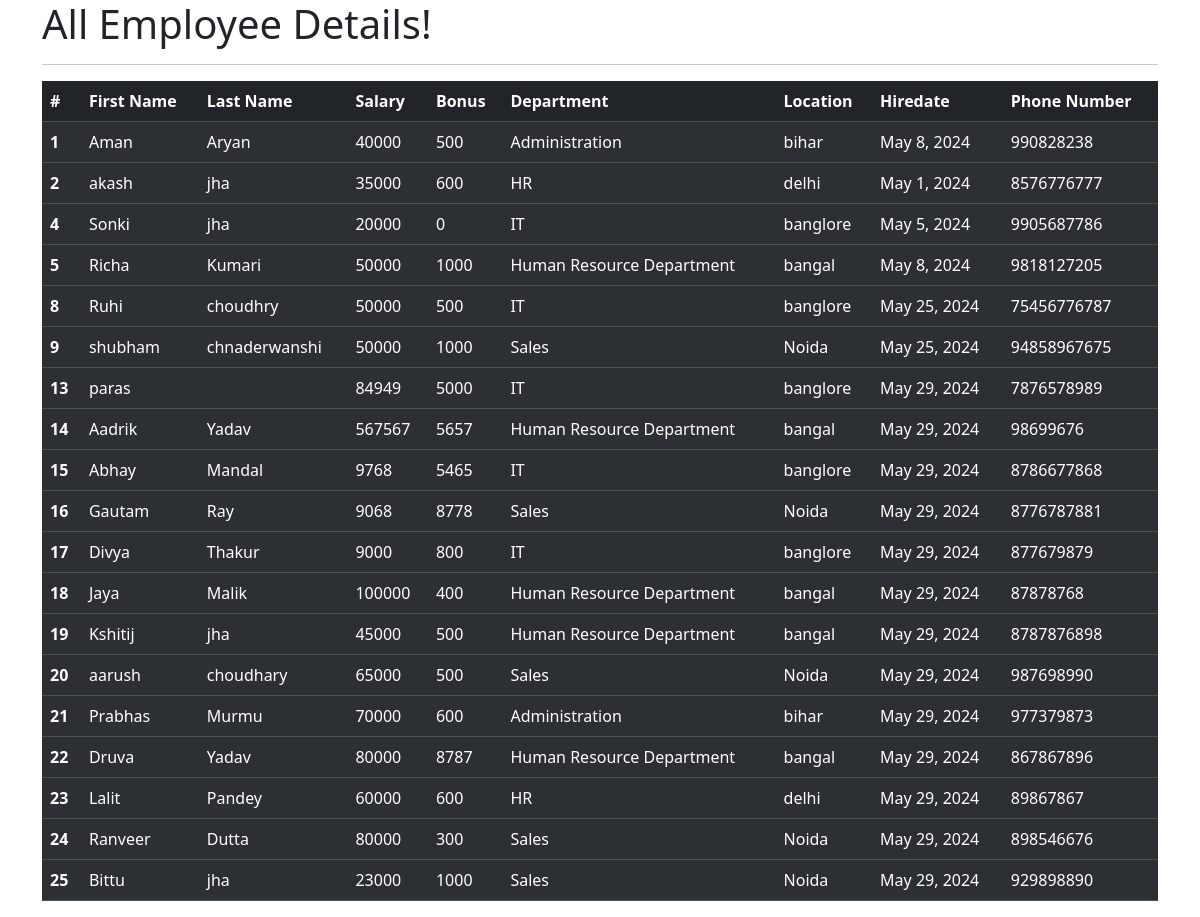
The app's page /all_emp with its own data.
### emp_app/models.py (models this page shows)
class Employee(models.Model):
    first_name = models.CharField(max_length=100, null=False)
    last_name = models.CharField(max_length=100)
    dept = models.ForeignKey(Department,on_delete=models.CASCADE)
    salary = models.IntegerField(max_length=1000000000000)
    bonus = models.IntegerField(default=0)
    phone = models.IntegerField(default=0)
    hire_date = models.DateField()
    def __str__(self):
        return "%s %s %s" %(self.first_name,self.last_name,self.phone)

class Department(models.Model):
    name =models.CharField(max_length=100, null=False)
    location =models.CharField(max_length=100)
    class Role(models.Model):
        name =models.CharField(max_length=100, null=False)

### emp_app/views.py (the view)
# urls.py: path('all_emp', views.all_emp, name='all_emp'),
def all_emp(request):
   emps = Employee.objects.all()
   context = {
       'emps':emps
   }
   print(context)
   return render(request, 'all_emp.html',context)

### emp_app/template/all_emp.html (shortened to what this page needs)
<!doctype html>
<html lang="en">
<head>
  <link href="https://cdn.jsdelivr.net/npm/bootstrap@5.3.3/dist/css/bootstrap.min.css" rel="stylesheet"
>
</head>
<body>
  <div class="container">
    <h1>All Employee Details!</h1>
    <hr>
    <table class="table table-dark table-striped">
      <thead>
        <tr>
          <th scope="col">#</th>
          <th scope="col">First Name</th>
          <th scope="col">Last Name</th>
          <th scope="col">Salary</th>
          <th scope="col">Bonus</th>
          <th scope="col">Department</th>
          <th scope="col">Location</th>
          <th scope="col">Hiredate</th>
          <th scope="col">Phone Number</th>
        </tr>
      </thead>
      {% for emp in emps %}
      <tbody>
        <tr>
          <th scope="row">{{emp.id}}</th>
          <td>{{emp.first_name}}</td>
          <td>{{emp.last_name}}</td>
          <td>{{emp.salary}}</td>
          <td>{{emp.bonus}}</td>
          <td>{{emp.dept.name}}</td>
          <td>{{emp.dept.location}}</td>
          <td>{{emp.hire_date}}</td>
          <td>{{emp.phone}}</td>
        </tr>
      </tbody>
      {% endfor %}
    </table>
  </div>
</body>
</html>

### records on screen
Employee: id "1", first_name "Aman", last_name "Aryan", salary "40000", bonus "500", dept.name "Administration", dept.location "bihar", hire_date "May 8, 2024", phone "990828238"
Employee: id "2", first_name "akash", last_name "jha", salary "35000", bonus "600", dept.name "HR", dept.location "delhi", hire_date "May 1, 2024", phone "8576776777"
Employee: id "4", first_name "Sonki", last_name "jha", salary "20000", bonus "0", dept.name "IT", dept.location "banglore", hire_date "May 5, 2024", phone "9905687786"
Employee: id "5", first_name "Richa", last_name "Kumari", salary "50000", bonus "1000", dept.name "Human Resource Department", dept.location "bangal", hire_date "May 8, 2024", phone "9818127205"
Employee: id "8", first_name "Ruhi", last_name "choudhry", salary "50000", bonus "500", dept.name "IT", dept.location "banglore", hire_date "May 25, 2024", phone "75456776787"
Employee: id "9", first_name "shubham", last_name "chnaderwanshi", salary "50000", bonus "1000", dept.name "Sales", dept.location "Noida", hire_date "May 25, 2024", phone "94858967675"
Employee: id "13", first_name "paras", salary "84949", bonus "5000", dept.name "IT", dept.location "banglore", hire_date "May 29, 2024", phone "7876578989"
Employee: id "14", first_name "Aadrik", last_name "Yadav", salary "567567", bonus "5657", dept.name "Human Resource Department", dept.location "bangal", hire_date "May 29, 2024", phone "98699676"
Employee: id "15", first_name "Abhay", last_name "Mandal", salary "9768", bonus "5465", dept.name "IT", dept.location "banglore", hire_date "May 29, 2024", phone "8786677868"
Employee: id "16", first_name "Gautam", last_name "Ray", salary "9068", bonus "8778", dept.name "Sales", dept.location "Noida", hire_date "May 29, 2024", phone "8776787881"
Employee: id "17", first_name "Divya", last_name "Thakur", salary "9000", bonus "800", dept.name "IT", dept.location "banglore", hire_date "May 29, 2024", phone "877679879"
Employee: id "18", first_name "Jaya", last_name "Malik", salary "100000", bonus "400", dept.name "Human Resource Department", dept.location "bangal", hire_date "May 29, 2024", phone "87878768"
Employee: id "19", first_name "Kshitij", last_name "jha", salary "45000", bonus "500", dept.name "Human Resource Department", dept.location "bangal", hire_date "May 29, 2024", phone "8787876898"
Employee: id "20", first_name "aarush", last_name "choudhary", salary "65000", bonus "500", dept.name "Sales", dept.location "Noida", hire_date "May 29, 2024", phone "987698990"
Employee: id "21", first_name "Prabhas", last_name "Murmu", salary "70000", bonus "600", dept.name "Administration", dept.location "bihar", hire_date "May 29, 2024", phone "977379873"
Employee: id "22", first_name "Druva", last_name "Yadav", salary "80000", bonus "8787", dept.name "Human Resource Department", dept.location "bangal", hire_date "May 29, 2024", phone "867867896"
Employee: id "23", first_name "Lalit", last_name "Pandey", salary "60000", bonus "600", dept.name "HR", dept.location "delhi", hire_date "May 29, 2024", phone "89867867"
Employee: id "24", first_name "Ranveer", last_name "Dutta", salary "80000", bonus "300", dept.name "Sales", dept.location "Noida", hire_date "May 29, 2024", phone "898546676"
Employee: id "25", first_name "Bittu", last_name "jha", salary "23000", bonus "1000", dept.name "Sales", dept.location "Noida", hire_date "May 29, 2024", phone "929898890"
